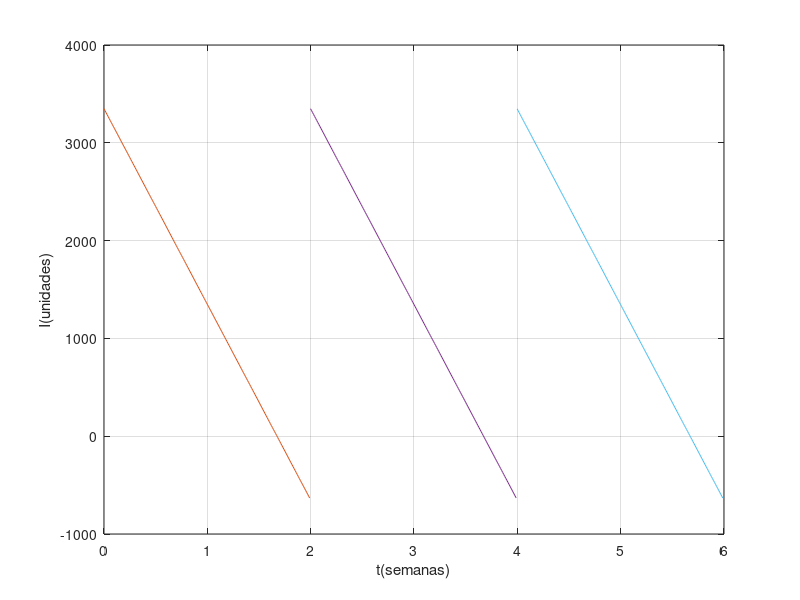

Recreate this plot in MATLAB.
Co = 50%Bs/orden
Cp = 0.015%Bs/(unidad.semana) 
%Ce = 5.164*Cp%Bs/(unidad.semana) %k = Ce/Cp = 5.164
D = 2000%unidades/semana

k = 5;
Imaxopt = 0
Qopt = 1


while (Imaxopt^2)/(2*Qopt) <= 1400%unidades
  Ce = k*Cp;
  Imopt = (Imaxopt^2)/(2*Qopt);
  Q = linspace(1,5000,400);
  Imax = linspace(1,4000,400);
  [QQ,ImaxImax] = meshgrid(Q,Imax);
  CT=(Co*D)./QQ + (Cp*(ImaxImax.^2))./(2*QQ) + (Ce*((QQ-ImaxImax).^2))./(2*QQ);
  [minCT,iminCT] = min(min(CT));
  [MinCT,jminCT] = min(CT);
  Qopt = Q(iminCT);
  jminCT = jminCT(iminCT);
  Imaxopt = Imax(jminCT);
  k = k + 0.001;
end

Q = Qopt
Imax = Imaxopt
T = Q/D

it = 0
while it <= 2
  figure (2)
  I = [-(Q-Imax):0.01:Imax];
  t = ones(1,length(I))*(T*it);
  plot(t,I)
  hold on
  t = T*(it):0.01:T*(it + 1);
  I = -D*t + Imax+(T*D)*it;
  plot(t,I)
  it = it + 1;
endwhile
ylabel("I(unidades)")
xlabel("t(semanas)")
grid

k    
Imopt=(Imax^2)/(2*Q)